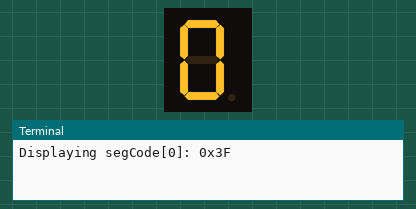
Bench run of a program on a simulated Raspberry Pi (BCM pin numbers). On the bench: 1-digit seven-segment display, the last lines printed to the terminal.

Above: at 0.1 s.
At 1.1 s:
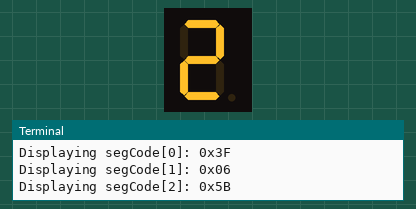
At 2.1 s:
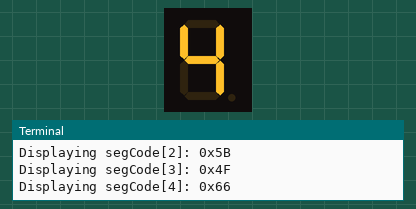
At 3.2 s:
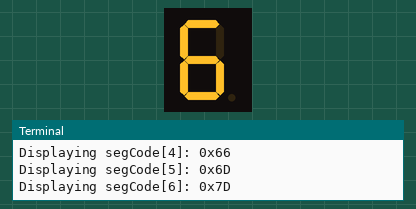
At 5.94 s:
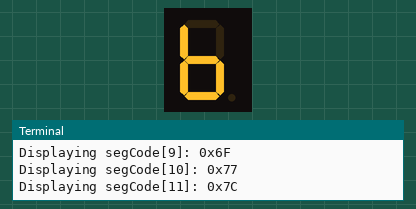
At 7.2 s:
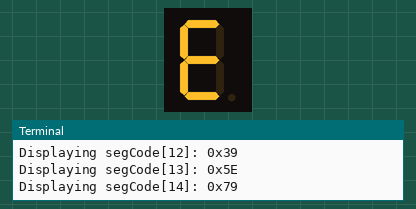

Measured:
- by itself, everything shown: repeats every 8.2 s, in 16 steps
- what the display in image 0 shows lasts 0.5 s, from 0.1 s to 0.6 s

The program:

1.1.4_7-Segment-74HC595_zero.py
```python
#!/usr/bin/env python3

from gpiozero import OutputDevice
from time import sleep

# GPIO pins connected to 74HC595 shift register
SDI = OutputDevice(17)   # Serial Data Input
RCLK = OutputDevice(18)  # Memory Clock Input (Register Clock)
SRCLK = OutputDevice(27) # Shift Register Clock

# Hexadecimal digit codes for a common cathode 7-segment display
segCode = [
    0x3f, 0x06, 0x5b, 0x4f, 0x66, 0x6d, 0x7d,
    0x07, 0x7f, 0x6f, 0x77, 0x7c, 0x39, 0x5e, 0x79, 0x71
]

def hc595_shift(data):
    # Shift 8 bits of data into the 74HC595
    for bit in range(8):
        # Set SDI high or low based on data bit
        SDI.value = 0x80 & (data << bit)
        # Trigger shift register clock
        SRCLK.on()
        sleep(0.001)
        SRCLK.off()
    # Latch data to output by triggering memory clock
    RCLK.on()
    sleep(0.001)
    RCLK.off()

def display_all_on():
    # Function to turn all segments on (for common cathode 7-segment display)
    all_on_code = 0x3f
    hc595_shift(all_on_code)
    print("Displaying all segments on")

try:
    while True:
        # Display each hexadecimal digit on 7-segment display
        for code in segCode:
            hc595_shift(code)  # Shift the code into 74HC595
            # Print the displayed segment code
            print(f"Displaying segCode[{segCode.index(code)}]: 0x{code:02X}")
            sleep(0.5)  # Pause between displaying each digit

except KeyboardInterrupt:
    # Gracefully handle script interruption (e.g., Ctrl+C)
    pass
```
